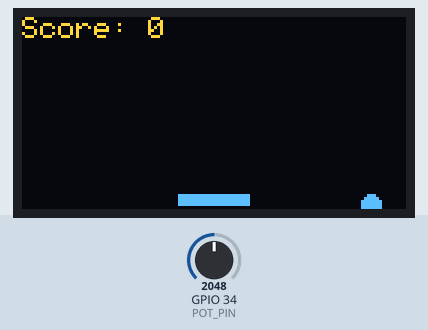
This sketch was run on a simulated ESP32. On the bench: 128×64 one-colour display. The test bench sets the inputs (shaded band); at power-on: GPIO 34 (POT_PIN) = 2048. The OLED is the two-colour kind (top 16 rows yellow).

Above: at 1.2 s.
1.3 s: GPIO 34 (POT_PIN) set to 2866
At 3.1 s:
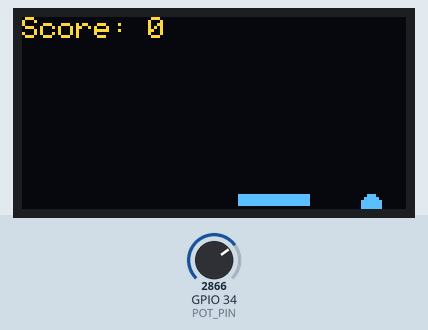
3.4 s: GPIO 34 (POT_PIN) set to 3603
At 3.67 s:
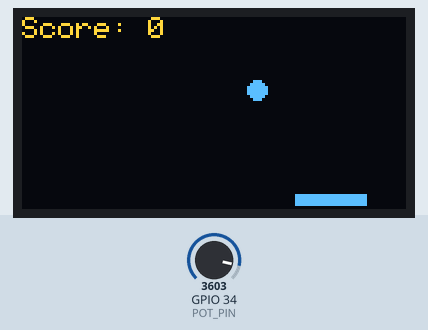
5.0 s: GPIO 34 (POT_PIN) set to 4095
At 6.5 s:
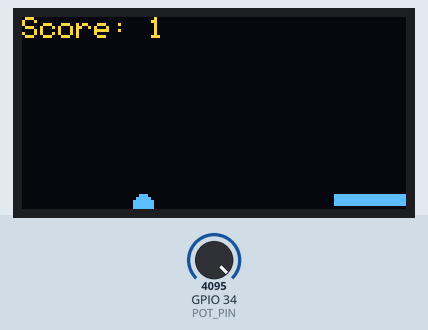
Timing chart, 0 to 8.0 s (numbered marks = the images above; inputs shaded):
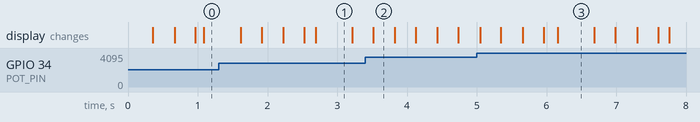

The sketch:

L10_Paddle.ino
```cpp
// Lesson 10 bonus solution: paddle game
// Turn the knob (pin 34) to move the paddle. Don't let the ball fall!

#include <Adafruit_SSD1306.h>

Adafruit_SSD1306 display(128, 64, &Wire, -1);

const int POT_PIN = 34;
const int R = 3;
const int PADDLE_W = 24;
int x = 64;
int y = 10;
int dx = 2;
int dy = 2;
int score = 0;

void setup() {
  display.begin(SSD1306_SWITCHCAPVCC, 0x3C);
  display.setTextColor(SSD1306_WHITE);
}

void loop() {
  int paddleX = map(analogRead(POT_PIN), 0, 4095, 0, 128 - PADDLE_W);

  x = x + dx;
  y = y + dy;
  if (x <= R || x >= 127 - R) {
    dx = -dx;
  }
  if (y <= R + 8) {
    dy = -dy;
  }
  if (y >= 58 - R && x >= paddleX && x <= paddleX + PADDLE_W) {
    dy = -dy;  // hit the paddle
    score = score + 1;
  }
  if (y > 63) {  // missed: start again
    score = 0;
    x = 64;
    y = 10;
    delay(500);
  }

  display.clearDisplay();
  display.setCursor(0, 0);
  display.print("Score: ");
  display.print(score);
  display.fillCircle(x, y, R, SSD1306_WHITE);
  display.fillRect(paddleX, 59, PADDLE_W, 4, SSD1306_WHITE);
  display.display();
  delay(15);
}
```

Measured:
- what the display in image 1 shows lasts 0.5 s, from 2.7 s to 3.2 s
